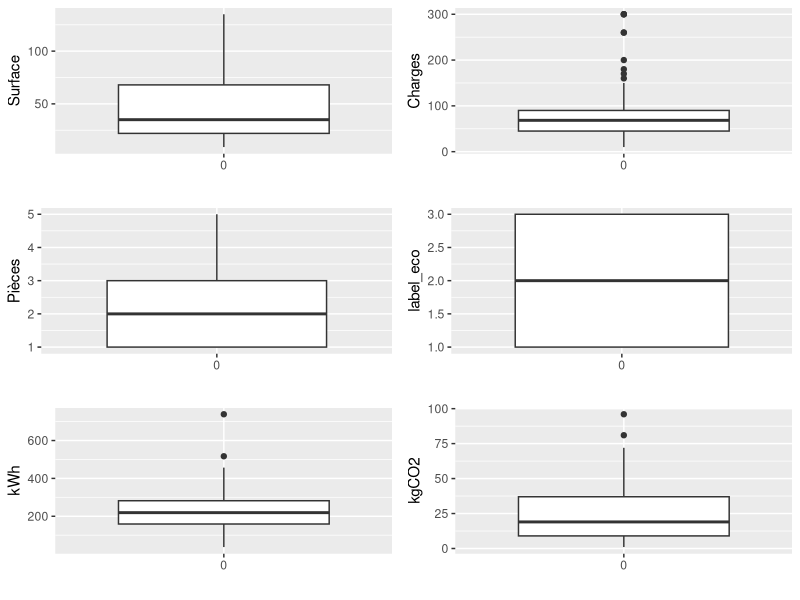
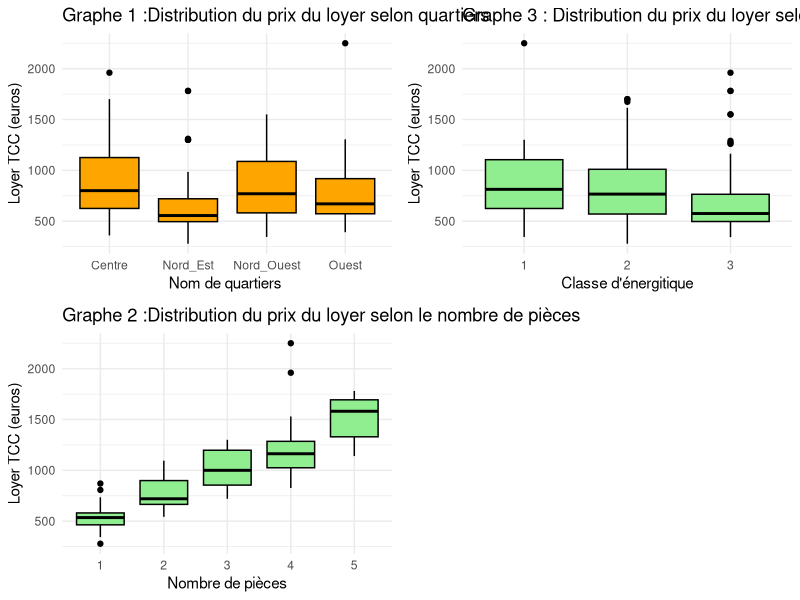
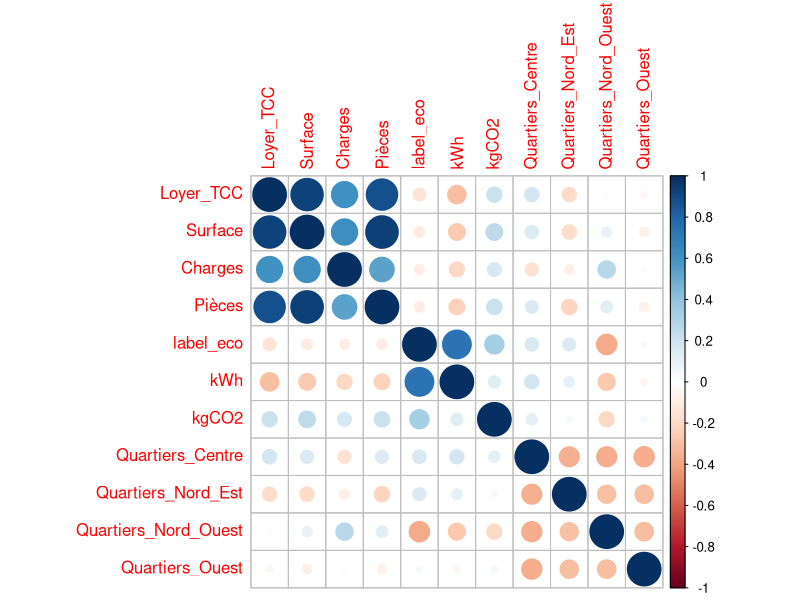
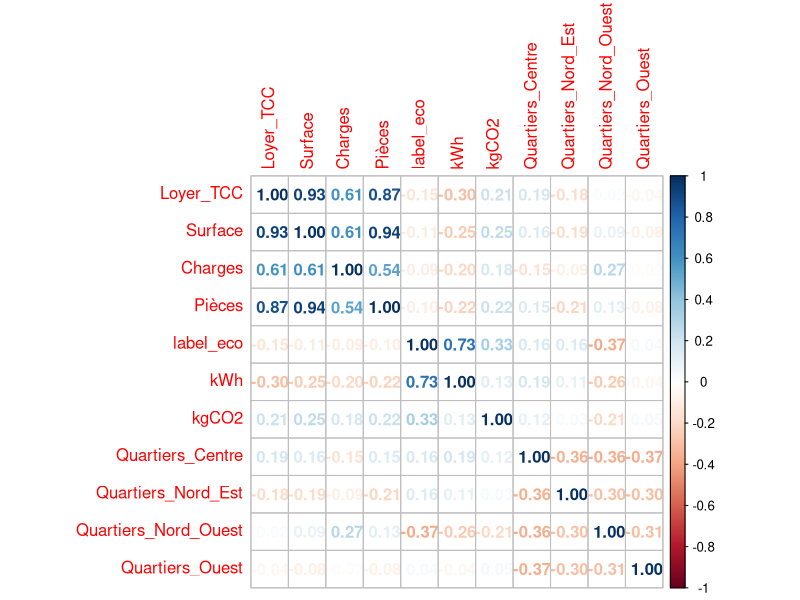
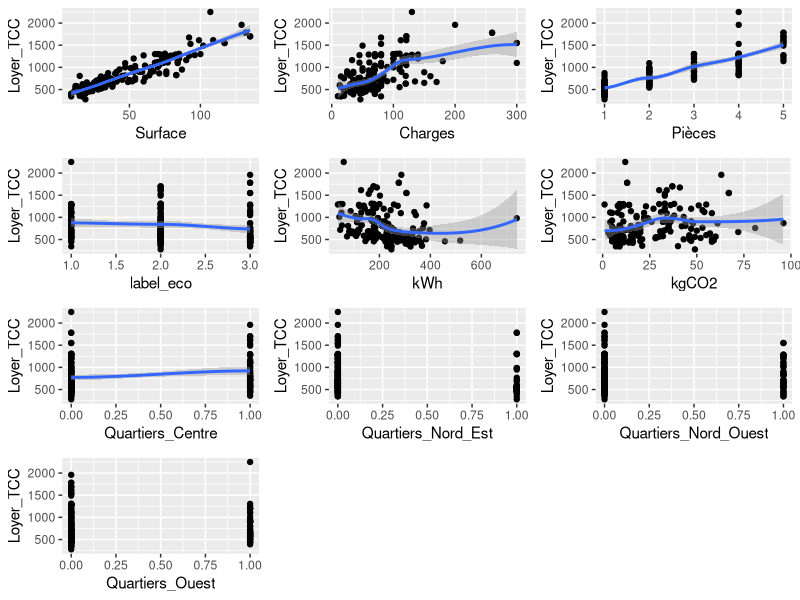

These charts were generated, in order, by the following R code:
## ---- chunk 1
knitr::opts_chunk$set(cache = F,
                        message = FALSE,   # ↩ cache les messages (library, etc.)
                         warning = FALSE) 
options("install.lock"=FALSE) #Désactiver le verrouillage d’installation des packages
setwd(dirname(rstudioapi::getActiveDocumentContext()$path)) ## configure le chemin du dossier automatiquement
## ---- chunk 2
library("tidyverse")
annonces <- read.csv("annonces.csv" , sep=",")
annonces <- annonces[, c("Loyer", "Surface.habitable", "Dont.charges",
                         "Pièces" , "Pièce", "label_eco", "kWh.m...an",
                         "kgCO2.m...an", "Quartiers")]

annonces <- annonces %>%
  rename(
    Loyer_TCC = Loyer,
    Surface   = `Surface.habitable`,
    Charges   = `Dont.charges`,
    kWh       =  kWh.m...an,
    kgCO2     = `kgCO2.m...an`
  )

annonces$label_eco <- factor(annonces$label_eco)
head(annonces,5)
## ---- chunk 3
knitr::kable(
  data.frame(
    `Code de la série` = c("Loyer_TCC", "Surface", "Charges", "Pieces", 
                           "label_eco", "kWh", "kgCO2", "Quartiers"),
    `Définition` = c("Loyer mensuel tout compris",
                     "Surface habitable du logement",
                     "Montant des charges mensuelles",
                     "Nombre de pièces du logement",
                     "Classe énergétique du logement",
                     "Consommation énergétique annuelle",
                     "Émissions annuelles de CO2",
                     "Secteur géographique du logement"),
    `Unité` = c("Euros", "m²", "Euros", "Nombre", 
                "Catégorie (A–G)", "kWh/an", "kg/an", "Nom du quartier"),
    `Source` = rep("Ouest-France Immo (web scraping)", 8)
  ),
  caption = "Tableau 1 : Description des variables"
)


## ---- chunk 4
seuil <-  quantile(annonces$Loyer_TCC ,probs = seq(0, 1, 0.25))
annonces$Loyer_Groupe <- cut(annonces$Loyer_TCC , breaks = seuil , include.lowest = TRUE)
levels(annonces$Loyer_Groupe)
## ---- chunk 5
annonces <-annonces %>%filter(label_eco !="NC") # levels il reste toujours meme si le nombre d'effective =0
annonces$label_eco <- droplevels(annonces$label_eco)
levels(annonces$label_eco)[levels(annonces$label_eco) %in% c("G","A","B" ,"C")] <-"C+"
levels(annonces$label_eco)[levels(annonces$label_eco) %in% c("E","F")] <-"E-"
levels(annonces$label_eco)[] <-levels(annonces$label_eco)[1:3]
levels(annonces$label_eco)
idx <- which(annonces$label_eco == "C+")
annonces$label_eco <- as.numeric(annonces$label_eco)
annonces$label_eco[idx]


## ---- chunk 6
table(annonces$label_eco)
## ---- chunk 7
#install.packages("fastDummies")
library(fastDummies)
annonces <- annonces%>% mutate(Quartiers = sub("Quartiers " , "" , Quartiers))
annonces <- annonces%>% mutate(Quartiers = sub("-" , "_" , Quartiers))
annonces$Quartiers <- factor(annonces$Quartiers)
annonces <- dummy_cols(annonces, select_columns = "Quartiers")


## ---- chunk 8
library(tidyverse)
annonces <- annonces %>% mutate(Pièces = ifelse(is.na(Pièces) , 1 ,Pièces))
annonces <- dplyr::select(annonces, -Pièce)
## ---- chunk 9
annonces <- annonces %>%
  group_by(label_eco) %>%
  mutate(
    kWh   = ifelse(is.na(kWh),   mean(kWh,   na.rm = TRUE), kWh),
    kgCO2 = ifelse(is.na(kgCO2), mean(kgCO2, na.rm = TRUE), kgCO2)
  ) %>%
  ungroup()

## ---- chunk 10
# Remplacer les charges manquantes par la moyenne du groupe de loyer (arrondi à 2 décimales)
annonces <- annonces %>%
  group_by(Loyer_Groupe) %>%
  mutate(
    Charges = ifelse(
      is.na(Charges),
      round(mean(Charges, na.rm = TRUE), 2),
      Charges
    )
  ) %>%
  ungroup()

## ---- chunk 11
anyNA(annonces)
## ---- chunk 12
#install.packages("tidyverse")
summary_stats <- annonces %>% select(Loyer_TCC, Surface, Charges, Pièces , label_eco, kWh, kgCO2)

result <- data.frame(
  Var    = colnames(summary_stats),
  Min    = sapply(summary_stats, min, na.rm = TRUE),
  Q1     = sapply(summary_stats, quantile, 0.25, na.rm = TRUE),
  Median = sapply(summary_stats, median, na.rm = TRUE),
  Mean   = sapply(summary_stats, mean, na.rm = TRUE),
  Q3     = sapply(summary_stats, quantile, 0.75, na.rm = TRUE),
  Max    = sapply(summary_stats, max, na.rm = TRUE),
  SD     = sapply(summary_stats, sd, na.rm = TRUE)
)

knitr::kable(result, caption = "Tableau 2 : Statistiques descriptives des variables quantitatives")
## ---- chunk 13
library(knitr)
library(htmltools)
library(kableExtra)

# ------------------------------------------
# 0. STYLE CSS POUR BORDURE DE CHAQUE CELLULE
# ------------------------------------------
style_freqtab <- htmltools::tags$style(HTML("
table.freqtab {
  border-collapse: collapse;
  width: 100%;
}
table.freqtab th, table.freqtab td {
  border: 1px solid #bfbfbf;
  padding: 4px 6px;
}
"))

# ------------------------------------------------
# 1. TABLES DE FRÉQUENCE EN DATA.FRAME
# ------------------------------------------------
freq_quartiers <- table(annonces$Quartiers)
freq_energie   <- table(annonces$label_eco)
freq_pieces    <- table(annonces$Pièces)
freq_loyer_grp <- table(annonces$Loyer_Groupe)

# ------------------------------------------------
# 2. FONCTION : CRÉER UNE TABLE COLORÉE & BORDÉE
# ------------------------------------------------
make_table <- function(tab, title, colname){
  
  df <- as.data.frame(tab)
  names(df) <- c(colname, "Freq")  # renomme Var1
  
  kable(
    df,
    format      = "html",
    caption     = paste0("<b>", title, "</b>"),
    align       = "c",
    escape      = FALSE,
    table.attr  = 'class="freqtab"'
  ) %>%
    kable_styling(
      bootstrap_options = c("striped", "hover", "condensed"),
      full_width        = FALSE,
      font_size         = 12
    ) %>%
    as.character()
}

# ------------------------------------------------
# 3. TABLES INDIVIDUELLES AVEC NOM DE COLONNE
# ------------------------------------------------
t1 <- make_table(freq_quartiers, "Quartiers",          "Quartier")
t2 <- make_table(freq_energie,   "Classe énergétique", "Classe")
t3 <- make_table(freq_pieces,    "Nombre de pièces",   "Pièces")
t4 <- make_table(freq_loyer_grp, "Groupes de loyers",  "Groupe")

# ------------------------------------------------
# 4. AFFICHAGE HORIZONTAL AVEC CADRES COLORÉS
# ------------------------------------------------
htmltools::tagList(
  style_freqtab,   # Injection du style CSS

  htmltools::div(
    style = "display:flex; gap:20px; justify-content:space-between;",

    # --- Tableau 1 : Bleu ---
    htmltools::div(
      style="flex:1; border:3px solid #1f77b4; border-radius:8px; padding:10px; background-color:#e8f1fb;",
      HTML(t1)
    ),

    # --- Tableau 2 : Vert ---
    htmltools::div(
      style="flex:1; border:3px solid #2ca02c; border-radius:8px; padding:10px; background-color:#e8f9ec;",
      HTML(t2)
    ),

    # --- Tableau 3 : Orange ---
    htmltools::div(
      style="flex:1; border:3px solid #ff7f0e; border-radius:8px; padding:10px; background-color:#fff3e6;",
      HTML(t3)
    ),

    # --- Tableau 4 : Rouge ---
    htmltools::div(
      style="flex:1; border:3px solid #d62728; border-radius:8px; padding:10px; background-color:#fde8ea;",
      HTML(t4)
    )
  )
)


## ---- chunk 14
library(ggplot2)
library(gridExtra)
#On peut aussi regarder les boxplots pour chaque variable pour avoir une idée rapide des quartiles.

graphConso.bp <- function(uneVariable){
  ggplot(data = annonces, aes_string(x = "factor(0)", y = uneVariable)) +
    geom_boxplot() + xlab("")
}
p1.bp <- graphConso.bp("Surface")
p2.bp <- graphConso.bp("Charges")
p3.bp <- graphConso.bp("Pièces")
p4.bp <- graphConso.bp("label_eco")
p5.bp <- graphConso.bp("kWh")
p6.bp <- graphConso.bp("kgCO2")



grid.arrange(p1.bp, p2.bp, p3.bp, p4.bp, p5.bp, p6.bp, ncol = 2)


## ---- chunk 15
selon_quartier <-ggplot(annonces, aes(x = Quartiers, y = Loyer_TCC)) +
  geom_boxplot(fill = "orange", color = "black") +
  labs(
    title = "Graphe 1 :Distribution du prix du loyer selon quartiers",
    x = "Nom de quartiers ",
    y = "Loyer TCC (euros)"
  ) +
  theme_minimal()

selon_nbpcs <-ggplot(annonces, aes(x = factor(Pièces), y = Loyer_TCC)) +
  geom_boxplot(fill = "lightgreen", color = "black") +
  labs(
    title = "Graphe 2 :Distribution du prix du loyer selon le nombre de pièces",
    x = "Nombre de pièces",
    y = "Loyer TCC (euros)"
  ) +
  theme_minimal()
selon_label <-ggplot(annonces, aes(x = factor(label_eco), y = Loyer_TCC)) +
  geom_boxplot(fill = "lightgreen", color = "black") +
  labs(
    title = "Graphe 3 : Distribution du prix du loyer selon le nombre de pièces",
    x = "Classe d'énergitique",
    y = "Loyer TCC (euros)"
  ) +
  theme_minimal()
grid.arrange(selon_quartier , selon_label , selon_nbpcs, ncol = 2)
## ---- chunk 16
library(corrplot)
vars_quanti <- annonces %>% select(-c(Quartiers , Loyer_Groupe))
corrplot(cor(vars_quanti), method="circle")
corrplot(cor(vars_quanti), method="number")

## ---- chunk 17
reg_simple <- lm(Loyer_TCC ~ Surface + Charges + Pièces + label_eco + kWh + kgCO2 + Quartiers_Centre + Quartiers_Nord_Est + Quartiers_Nord_Ouest + Quartiers_Ouest , data = annonces)
summary(reg_simple)
## ---- chunk 18
#cor(vars_quanti)^2 > summary(reg)$r.squared
## ---- chunk 19
#cbind(coef = reg$coef, corr = cor(df)[,"kw"])[-1,]
## ---- chunk 20
library(car)

#vif(reg)

#commentaires
#sqrt(vif(reg))
## ---- chunk 21

graphConso <- function(uneVariable){
  ggplot(data = annonces, aes_string(x = uneVariable, y = "Loyer_TCC")) + geom_point() + geom_smooth()
}

p1 <- graphConso("Surface")
p2 <- graphConso("Charges")
p3 <- graphConso("Pièces")
p4 <- graphConso("label_eco")
p5 <- graphConso("kWh")
p6 <- graphConso("kgCO2")

p7 <-graphConso("Quartiers_Centre")
p8 <-graphConso("Quartiers_Nord_Est")
p9 <-graphConso("Quartiers_Nord_Ouest")
p10 <-graphConso("Quartiers_Ouest")

grid.arrange(p1, p2, p3, p4, p5, p6 , p7,p8,p9,p10, ncol = 3)




## ---- chunk 22
library(MASS)

# estimation du modèle complet 
full.model <- lm(Loyer_TCC ~ Surface + Charges + Pièces + 
                label_eco + kWh + kgCO2 +
                Quartiers_Centre + Quartiers_Nord_Est + 
                Quartiers_Nord_Ouest , 
              data = annonces)

# Backward regression model
step.model_backward <- stepAIC(full.model, direction = "backward", 
                      trace = FALSE)
summary(step.model_backward)

# forward regression model
step.model_forward <- stepAIC(full.model, direction = "forward", 
                      trace = FALSE)
summary(step.model_forward)

# Stepwise regression model
step.model_both <- stepAIC(full.model, direction = "both", 
                      trace = FALSE)
summary(step.model_both)
## ---- chunk 23
# estimation du modèle complet 
full.model <- lm(Loyer_TCC ~  Surface +Charges + Charges**2 + Pièces + label_eco + label_eco**2+
    kWh +kWh**2 + kgCO2 + kgCO2**2 + Quartiers_Centre + `Quartiers_Nord_Est` + `Quartiers_Nord_Ouest` + 
    Quartiers_Ouest , data = annonces)

# Backward regression model
step.model_backward <- stepAIC(full.model, direction = "backward", 
                      trace = FALSE)
summary(step.model_backward)

# forward regression model
step.model_forward <- stepAIC(full.model, direction = "forward", 
                      trace = FALSE)
summary(step.model_forward)

# Stepwise regression model
step.model_both <- stepAIC(full.model, direction = "both", 
                      trace = FALSE)
summary(step.model_both)
## ---- chunk 24
# Modèle 1: Linéaire simple avec toutes les variables
modele1 <- lm(Loyer_TCC ~ Surface + Charges + Pièces + 
                label_eco + kWh + kgCO2 +
                Quartiers_Centre + Quartiers_Nord_Est + 
                Quartiers_Nord_Ouest , 
              data = annonces)

# Modèle 2: Avec transformation logarithmique pour Surface et Loyer
modele2 <- lm(log(Loyer_TCC) ~ log(Surface) + Charges + Pièces + 
                label_eco + kWh + kgCO2 +
                Quartiers_Centre + Quartiers_Nord_Est + 
                Quartiers_Nord_Ouest , 
              data = annonces)
# Modèle 3: Avec termes quadratiques pour Charges, kWh, kgCO2
modele3 <- lm(Loyer_TCC ~ Surface + Charges + I(Charges^2) + Pièces + 
                label_eco + kWh + I(kWh^2) + kgCO2 + I(kgCO2^2) +
                Quartiers_Centre + Quartiers_Nord_Est + 
                Quartiers_Nord_Ouest, 
              data = annonces)

# Modèle 4: Sans Surface (pour éviter colinéarité avec Pièces)
modele4 <- lm(Loyer_TCC ~ Pièces + Charges + 
                as.factor(label_eco) + kWh + kgCO2 +
                Quartiers_Centre + Quartiers_Nord_Est + 
                Quartiers_Nord_Ouest , 
              data = annonces)
# Liste des modèles
models <- list(modele1 = modele1,
               modele2 = modele2,
               modele3 = modele3,
               modele4 = modele4)

# Fonction pour extraire les stats utiles
extract_stats <- function(m) {
  s <- summary(m)
  data.frame(
    R2        = round(s$r.squared, 4),
    Adj_R2    = round(s$adj.r.squared, 4),
    AIC       = round(AIC(m), 1),
    BIC       = round(BIC(m), 1),
    Resid_SE  = round(s$sigma, 3)
  )
}

# Création du tableau récapitulatif
result_models <- do.call(rbind, lapply(models, extract_stats))
result_models
